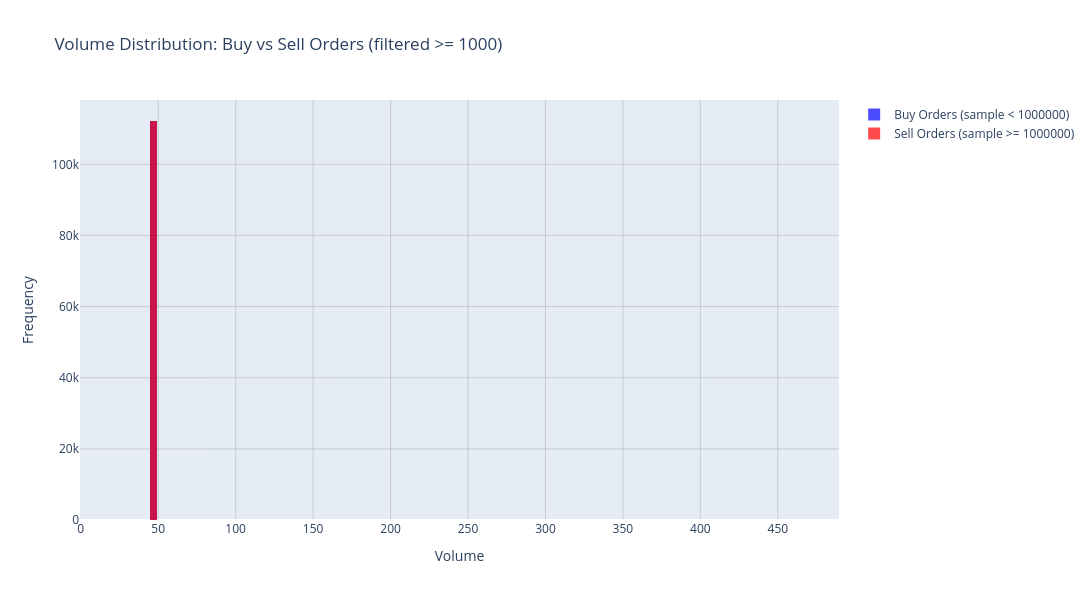

The notebook cell saved with this chart:
### Code cell
# Extract volumes for buy and sell orders
buy_volumes = []
sell_volumes = []

# Optional filtration parameter
filter_small_volumes = True  # Set to False to include all volumes
volume_threshold = 1000  # Only used if filter_small_volumes is True

for sample_id, messages in m_dict_combined.items():
    volumes = messages[:, 5]  # 5th index is volume
    
    # Apply optional filtration
    if filter_small_volumes:
        volumes = volumes[volumes <= volume_threshold]
    
    if sample_id < 1000000:  # Buy orders
        buy_volumes.extend(volumes)
    else:  # Sell orders (sample_id >= 1000000)
        sell_volumes.extend(volumes)

# Create histograms
import plotly.graph_objects as go
from plotly.subplots import make_subplots

fig = go.Figure()

# Add buy volumes histogram
fig.add_trace(go.Histogram(
    x=buy_volumes,
    nbinsx=100,
    opacity=0.7,
    name='Buy Orders (sample < 1000000)',
    marker_color='blue'
))

# Add sell volumes histogram
fig.add_trace(go.Histogram(
    x=sell_volumes,
    nbinsx=100,
    opacity=0.7,
    name='Sell Orders (sample >= 1000000)',
    marker_color='red'
))

# Update layout
filter_text = f" (filtered >= {volume_threshold})" if filter_small_volumes else ""
fig.update_layout(
    title=f'Volume Distribution: Buy vs Sell Orders{filter_text}',
    xaxis_title='Volume',
    yaxis_title='Frequency',
    width=1200,
    height=600,
    barmode='overlay',
    showlegend=True
)

# Add grid
fig.update_xaxes(showgrid=True, gridwidth=1, gridcolor='rgba(128,128,128,0.3)')
fig.update_yaxes(showgrid=True, gridwidth=1, gridcolor='rgba(128,128,128,0.3)')

fig.show()

print(f"Buy volumes count: {len(buy_volumes)}")
print(f"Sell volumes count: {len(sell_volumes)}")
if filter_small_volumes:
    print(f"Filtration applied: volumes >= {volume_threshold}")

### Figure 1 — Plotly figure (JSON) as saved in the notebook; plotly's stock layout.template omitted (floating-point values rounded to 4 significant figures; data arrays with more than 128 entries replaced by an {"elided": "..."} marker saying what was removed)
{"data": [{"marker": {"color": "blue"}, "name": "Buy Orders (sample < 1000000)", "nbinsx": 100, "opacity": 0.7, "type": "histogram", "x": {"elided": "113232 int values"}}, {"marker": {"color": "red"}, "name": "Sell Orders (sample >= 1000000)", "nbinsx": 100, "opacity": 0.7, "type": "histogram", "x": {"elided": "113232 int values"}}], "layout": {"barmode": "overlay", "height": 600, "showlegend": true, "title": {"text": "Volume Distribution: Buy vs Sell Orders (filtered >= 1000)"}, "width": 1200, "xaxis": {"gridcolor": "rgba(128,128,128,0.3)", "gridwidth": 1, "showgrid": true, "title": {"text": "Volume"}}, "yaxis": {"gridcolor": "rgba(128,128,128,0.3)", "gridwidth": 1, "showgrid": true, "title": {"text": "Frequency"}}}}
